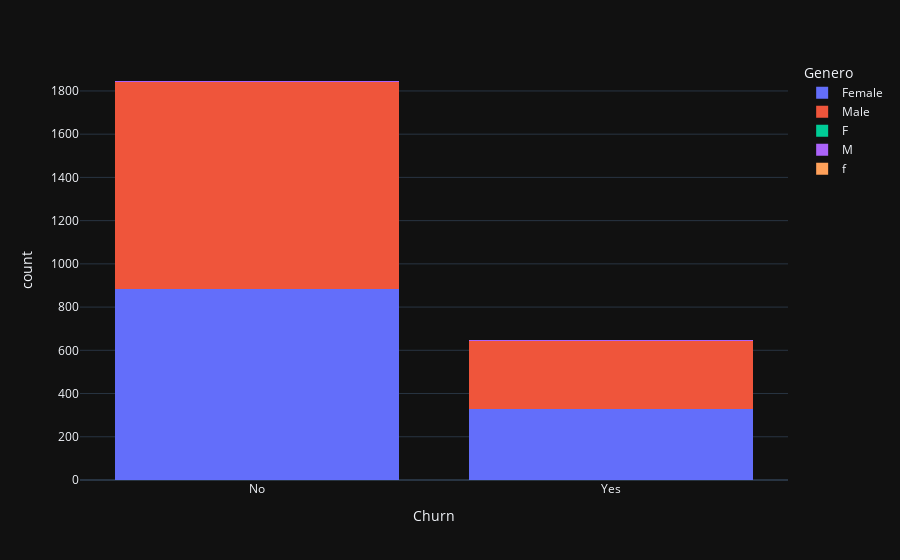

Notebook code cell kept with this figure:
### Code cell
#Plotando gráfico Chrun x Genero
fig = px.histogram(df,x='Churn', color='Genero', barmode='stack')
fig.show()

### Figure 1 — Plotly figure (JSON) as saved in the notebook; plotly's stock layout.template omitted (floating-point values rounded to 4 significant figures; data arrays with more than 128 entries replaced by an {"elided": "..."} marker saying what was removed)
{"data": [{"bingroup": "x", "hovertemplate": "Genero=Female<br>Churn=%{x}<br>count=%{y}<extra></extra>", "legendgroup": "Female", "marker": {"color": "#636efa", "pattern": {"shape": ""}}, "name": "Female", "orientation": "v", "showlegend": true, "x": {"elided": "1212 str values"}, "xaxis": "x", "yaxis": "y", "type": "histogram"}, {"bingroup": "x", "hovertemplate": "Genero=Male<br>Churn=%{x}<br>count=%{y}<extra></extra>", "legendgroup": "Male", "marker": {"color": "#EF553B", "pattern": {"shape": ""}}, "name": "Male", "orientation": "v", "showlegend": true, "x": {"elided": "1272 str values"}, "xaxis": "x", "yaxis": "y", "type": "histogram"}, {"bingroup": "x", "hovertemplate": "Genero=F<br>Churn=%{x}<br>count=%{y}<extra></extra>", "legendgroup": "F", "marker": {"color": "#00cc96", "pattern": {"shape": ""}}, "name": "F", "orientation": "v", "showlegend": true, "x": ["No", "Yes", "No"], "xaxis": "x", "yaxis": "y", "type": "histogram"}, {"bingroup": "x", "hovertemplate": "Genero=M<br>Churn=%{x}<br>count=%{y}<extra></extra>", "legendgroup": "M", "marker": {"color": "#ab63fa", "pattern": {"shape": ""}}, "name": "M", "orientation": "v", "showlegend": true, "x": ["Yes", "Yes", "No", "No"], "xaxis": "x", "yaxis": "y", "type": "histogram"}, {"bingroup": "x", "hovertemplate": "Genero=f<br>Churn=%{x}<br>count=%{y}<extra></extra>", "legendgroup": "f", "marker": {"color": "#FFA15A", "pattern": {"shape": ""}}, "name": "f", "orientation": "v", "showlegend": true, "x": ["Yes", "No", "Yes", "No"], "xaxis": "x", "yaxis": "y", "type": "histogram"}], "layout": {"xaxis": {"anchor": "y", "domain": [0.0, 1.0], "title": {"text": "Churn"}}, "yaxis": {"anchor": "x", "domain": [0.0, 1.0], "title": {"text": "count"}}, "legend": {"title": {"text": "Genero"}, "tracegroupgap": 0}, "margin": {"t": 60}, "barmode": "stack"}}
